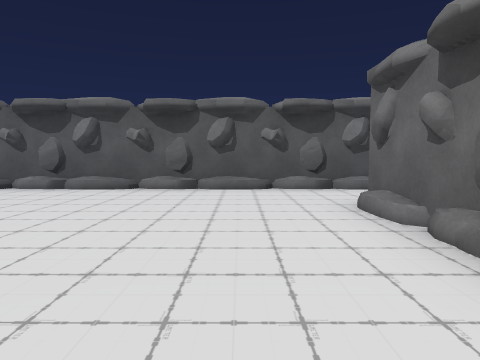
view 1 (above)

20 first-person views from a walk through a 3-D level made in the Unity game engine. The camera is 1.2 m above the floor, tilts 4° down and sees 70° across. The floor is counted in squares, 2 m on a side. Each view is taken from the middle of a square. On the plan, view 1 faces up. The plan holds only what a view shows up to about 10 squares ahead; the rest is blank. The place goes on beyond the plan. The player is left out.

view 2
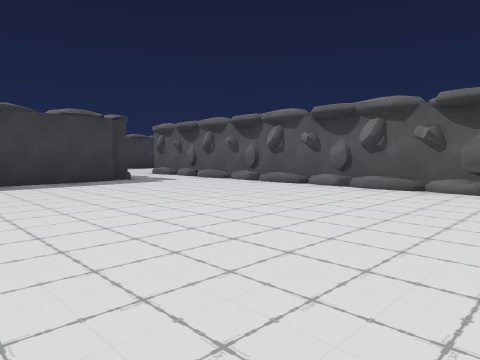

view 3
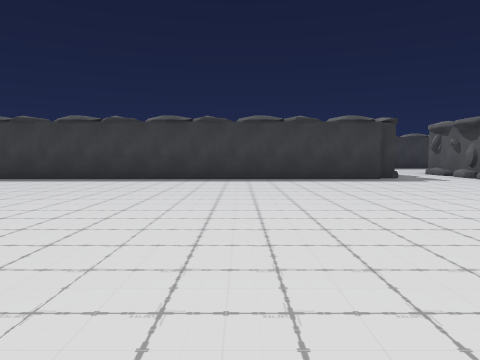

view 4
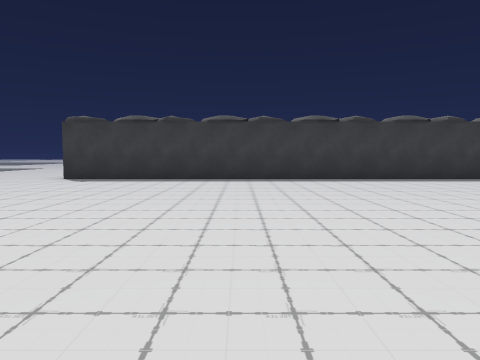

view 5
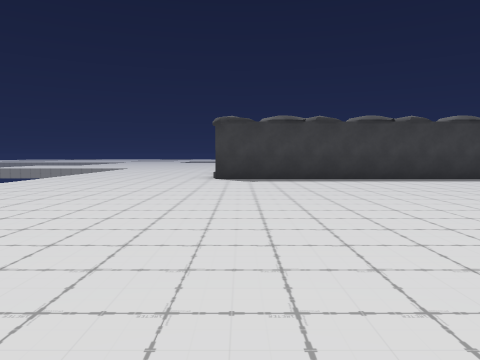

view 6
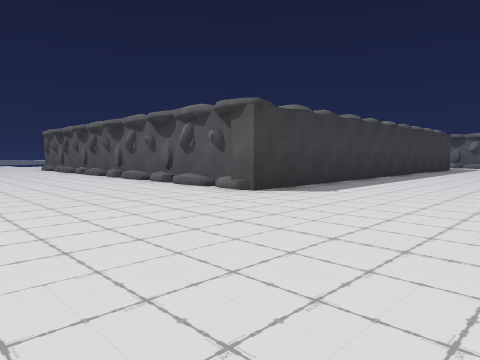

view 7
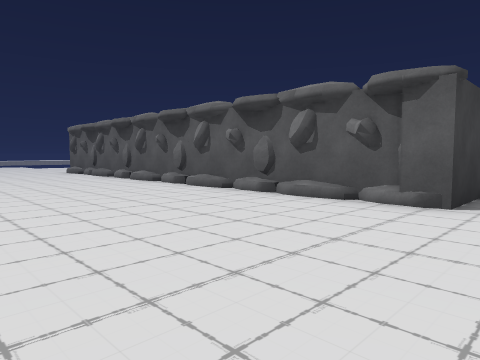

view 8
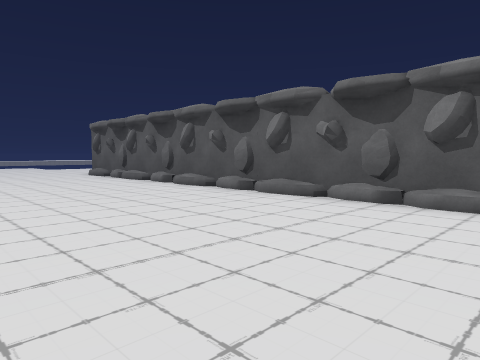

view 9
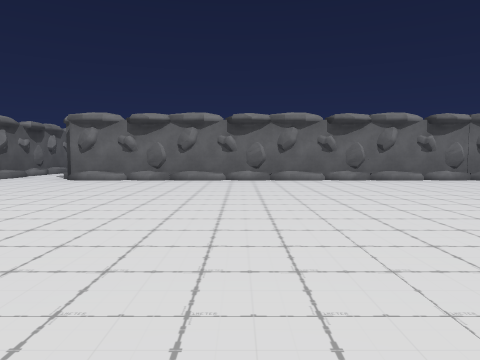

view 10
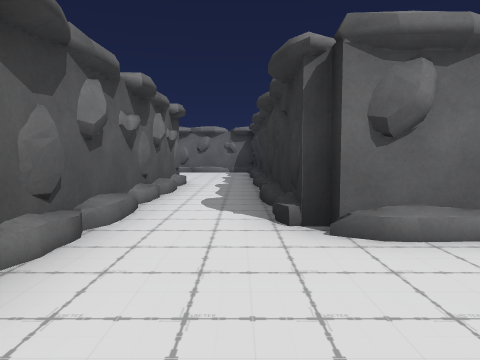

view 11
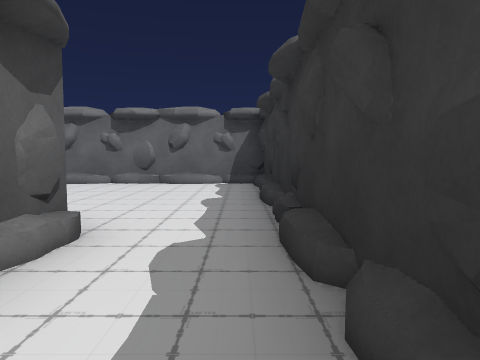

view 12
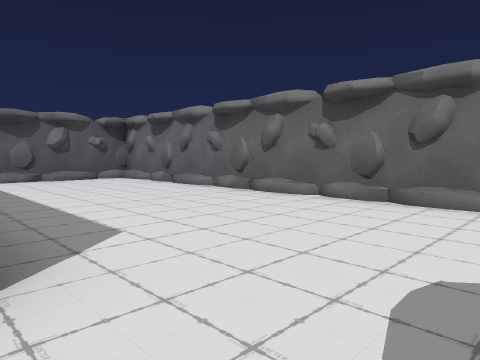

view 13
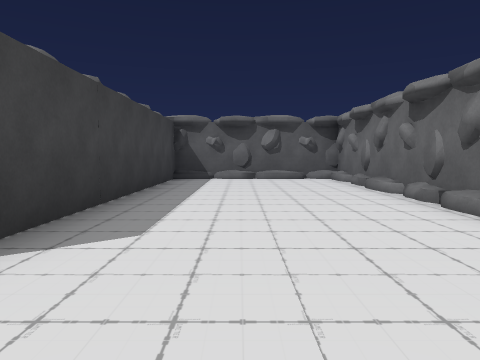

view 14
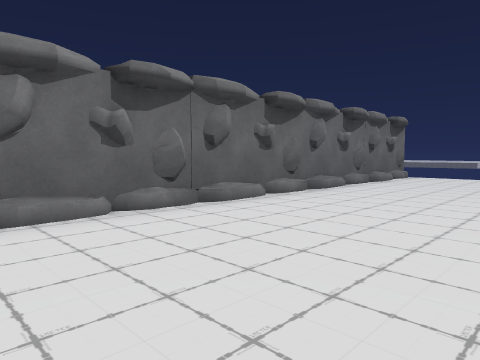

view 15
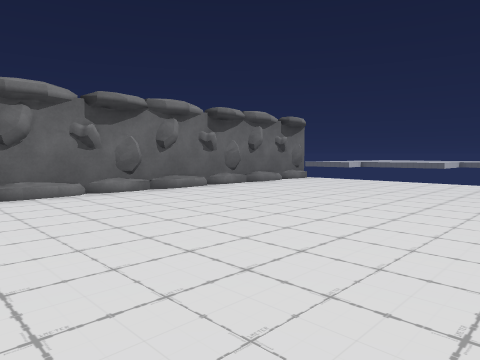

view 16
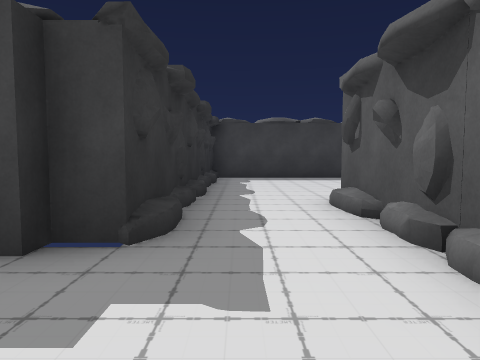

view 17
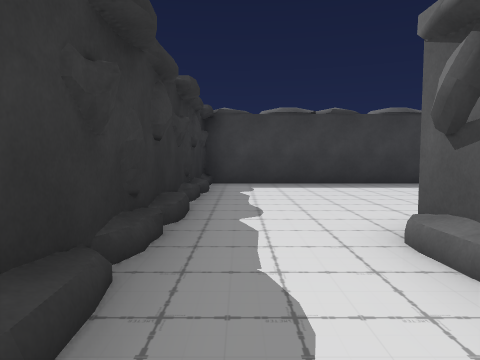

view 18
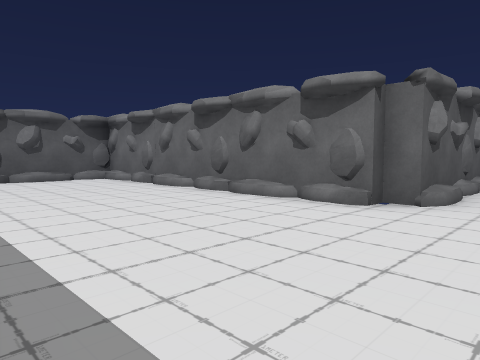

view 19
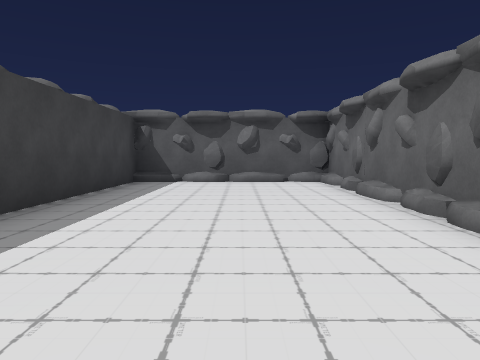

view 20
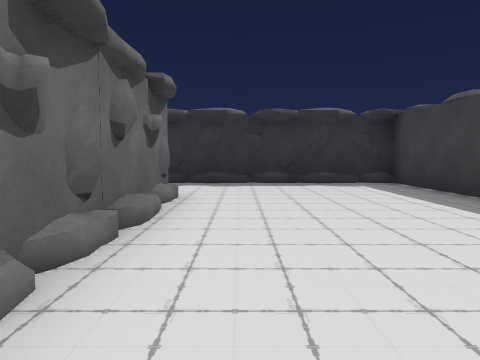

### Floor plan
Key: @ floor where view 1 was taken; # wall or solid block; x gap in a wall; . floor; / step, stairs or slope.
Columns run from 15 left of view 1 to 12 right of it. Each row starts with its distance up from view 1.
 14 #####                 ######
 13 ....#                 #....#
 12 ....#                 #....#
 11 ....#                 #....#
 10 ....#                 #....#
  9 ....#                 #....#
  8 ....#                 #....#
  7 ....###################....#
  6 ...../////////////##.......#
  5 ...........................#
  4 #######..........###########
  3       ##.........#
  2        #.........#
  1        #.........#
  0        #.......@.#
 -1        #.........#
 -2        #.........#
 -3        #.........#
 -4        #.........#
 -5        #.........#
 -6        #.........#
 -7        #.........#
 -8 ########.........#
 -9 .................#
-10 .................#
-11 .................#
-12 .................#
-13    ..............x

Positions as (right, up) in squares from view 1, and headings:
1: (0, 0), facing up
2: (0, 0), facing up-left
3: (1, 0), facing left
4: (1, -4), facing left
5: (1, -8), facing left
6: (-4, -13), facing up-left
7: (-7, -13), facing up-left
8: (-9, -13), facing up-left
9: (-7, 0), facing right
10: (-1, 5), facing right
11: (4, 5), facing right
12: (7, 5), facing up-right
13: (9, 5), facing up
14: (-2, -3), facing down-right
15: (-4, -5), facing down-right
16: (-6, 5), facing left
17: (-8, 5), facing left
18: (-15, 5), facing up-right
19: (-13, 6), facing up
20: (-12, 12), facing down
